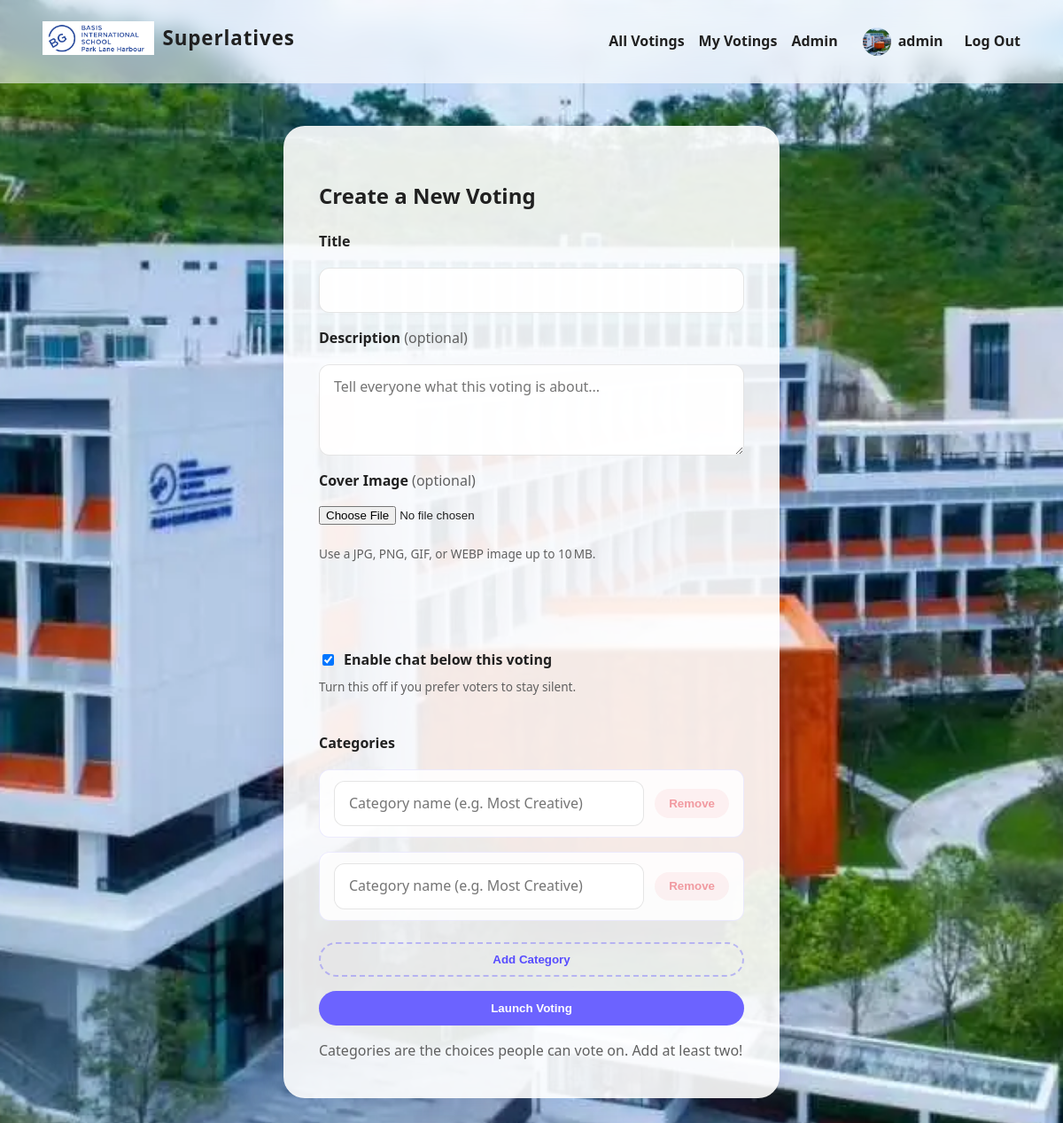
Page /polls/new (signed in) on the committed database.
### app.py (models this page shows, shortened)
class User(db.Model):
    id = db.Column(db.Integer, primary_key=True)
    name = db.Column(db.String(80), unique=True, nullable=False)
    password_hash = db.Column(db.String(255), nullable=False)
    profile_image = db.Column(db.String(255), nullable=True)
    is_admin = db.Column(db.Boolean, nullable=False, default=False, server_default="0")
    is_frozen = db.Column(db.Boolean, nullable=False, default=False, server_default="0")
    violation_count = db.Column(
        db.Integer, nullable=False, default=0, server_default="0"
    )
    polls = db.relationship("Poll", backref="creator", lazy=True)
    votes = db.relationship("Vote", backref="voter", lazy=True)

### app.py (the view, shortened to what this page needs)
    @app.route("/polls/new", methods=["GET", "POST"])
    @login_required
    def new_poll():
        prefill_title = ""
        prefill_description = ""
        prefill_options = ["", ""]
        prefill_chat_enabled = True
        prefill_cover_image = ""
        return render_template(
            "new_poll.html",
            prefill_title=prefill_title,
            prefill_description=prefill_description,
            prefill_options=prefill_options,
            prefill_chat_enabled=prefill_chat_enabled,
            prefill_cover_image=prefill_cover_image,
        )

### app.py (called while the page is built)
def current_user() -> Optional[User]:
    user_id = session.get("user_id")
    if user_id is None:
        return None
    return User.query.get(user_id)

def login_required(func):
    from functools import wraps
    @wraps(func)
    def wrapped(*args, **kwargs):
        if current_user() is None:
            flash("Please log in first.", "warning")
            return redirect(url_for("login", next=request.url))
        return func(*args, **kwargs)
    return wrapped

### templates/new_poll.html (shortened to what this page needs)
{% extends "base.html" %}
{% block content %}
<section class="card form-card">
  <h1>Create a New Voting</h1>
  <form method="post" enctype="multipart/form-data">
    <label for="title">Title</label>
    <input
      id="title"
      name="title"
      type="text"
      value="{{ prefill_title }}"
      required
    />
    <label for="description">Description <span class="optional">(optional)</span></label>
    <textarea
      id="description"
      name="description"
      rows="3"
      placeholder="Tell everyone what this voting is about..."
    >{{ prefill_description | default('', true) | trim }}</textarea>
    <label for="cover_image">Cover Image <span class="optional">(optional)</span></label>
    <input id="cover_image" name="cover_image" type="file" accept="image/*" />
    <p class="input-footnote">Use a JPG, PNG, GIF, or WEBP image up to 10 MB.</p>
    <div
      class="cover-upload"
      data-initial-url="{% if prefill_cover_image %}{{ url_for('static', filename=prefill_cover_image) }}{% endif %}"
    >
      <div class="cover-upload-status">
      </div>
    </div>
    <div class="toggle-field">
      <label class="checkbox">
        <input
          type="checkbox"
          name="chat_enabled"
          {% if prefill_chat_enabled %}checked{% endif %}
        />
        Enable chat below this voting
      </label>
      <p class="input-footnote">
        Turn this off if you prefer voters to stay silent.
      </p>
    </div>
    <label>Categories</label>
    <div class="options-container" id="options-container">
      {% set options = prefill_options if prefill_options and prefill_options|length > 0 else ["", ""] %}
      {% for option in options %}
      <div class="option-row">
        <div class="option-field option-name">
          <input
            type="text"
            name="options[]"
            value="{{ option }}"
            placeholder="Category name (e.g. Most Creative)"
            required
          />
        </div>
        <button type="button" class="remove-option" aria-label="Remove category">
          Remove
        </button>
      </div>
      {% endfor %}
    </div>
    <button type="button" class="button secondary" id="add-option">Add Category</button>
    <button class="button" type="submit">Launch Voting</button>
  </form>
  <p class="form-footnote">
    Categories are the choices people can vote on. Add at least two!
  </p>
</section>
{% endblock %}

### templates/base.html (shortened to what this page needs)
{% import "macros/avatar.html" as avatar %}
<!doctype html>
<html lang="en">
  <head>
    <link rel="stylesheet" href="{{ url_for('static', filename='css/styles.css') }}" />
  </head>
  <body>
    <nav class="navbar">
      <div class="brand">
        <a href="{{ url_for('index') }}">
          <img
            class="brand-logo"
            src="{{ url_for('static', filename='uploads/theim.png') }}"
            alt="Superlatives logo"
          />
          <span class="brand-name">Superlatives</span>
        </a>
      </div>
      <div class="nav-links">
        <a
          href="{{ url_for('index') }}"
          class="{% if request.endpoint == 'index' %}active{% endif %}"
        >
          All Votings
        </a>
        {% if current_user %}
        <a
          href="{{ url_for('my_polls') }}"
          class="{% if request.endpoint == 'my_polls' %}active{% endif %}"
        >
          My Votings
        </a>
        {% if current_user_is_admin %}
        <a
          href="{{ url_for('admin_dashboard') }}"
          class="{% if request.endpoint == 'admin_dashboard' %}active{% endif %}"
        >
          Admin
        </a>
        {% endif %}
        <div class="nav-account">
          <a
            href="{{ url_for('profile') }}"
            class="profile-link {% if request.endpoint == 'profile' %}active{% endif %}"
          >
            {{ avatar.render(current_user, "xs") }}
            <span class="profile-name">{{ current_user.name }}</span>
          </a>
          <a class="logout-link" href="{{ url_for('logout') }}">Log Out</a>
        </div>
        {% else %}
        <a href="{{ url_for('login') }}">Log In</a>
        <a href="{{ url_for('register') }}">Register</a>
        {% endif %}
      </div>
    </nav>
    <main class="content">
      {% block content %}{% endblock %}
    </main>
  </body>
</html>

### templates/macros/avatar.html
{% macro render(user, size="md", extra_classes="") %}
  {% set name = user.name if user else "?" %}
  {% set profile_image = user.profile_image if user else None %}
  {% set classes = "avatar avatar-" ~ size %}
  {% if extra_classes %}
    {% set classes = classes ~ " " ~ extra_classes %}
  {% endif %}
  {% if profile_image %}
    <span class="{{ classes }} avatar-has-image">
      <img
        src="{{ url_for('static', filename=profile_image) }}"
        alt="{{ name }} profile image"
        loading="lazy"
      />
    </span>
  {% else %}
    <span class="{{ classes }} avatar-initial" aria-hidden="true">
      {{ name[:1]|upper }}
    </span>
  {% endif %}
{% endmacro %}

### static/css/styles.css (style rules this page uses)
:root { color-scheme: light; font-family: "Segoe UI", Roboto, Helvetica, Arial, sans-serif; font-size: 16px; line-height: 1.6; --primary: #6c63ff; --primary-dark: #584dff; --card-bg: rgba(255, 255, 255, 0.9); --text-color: #202020; --muted: #606060; --danger: #e63946; --success: #2a9d8f; --warning: #f4a261; }
* { box-sizing: border-box; }
body { min-height: 100vh; margin: 0; background-color: #000; background-image: url("../uploads/myim.webp"); background-repeat: no-repeat; background-position: center; background-size: cover; background-attachment: fixed; color: var(--text-color); position: relative; }
.navbar { display: flex; justify-content: space-between; align-items: center; padding: 1.5rem 3rem; position: sticky; top: 0; backdrop-filter: blur(12px); background: rgba(255, 255, 255, 0.6); z-index: 10; }
.navbar a { color: var(--text-color); text-decoration: none; font-weight: 600; transition: color 0.2s ease; }
.brand a { display: inline-flex; align-items: center; gap: 0.6rem; font-size: 1.4rem; letter-spacing: 0.04em; }
.brand-logo { height: 2.4rem; width: auto; display: block; }
.brand-name { font-weight: 700; color: var(--text-color); }
.nav-links { display: flex; gap: 1rem; align-items: center; }
.nav-account { display: flex; align-items: center; gap: 0.75rem; }
.profile-link { display: inline-flex; align-items: center; gap: 0.5rem; padding: 0.35rem 0.75rem; border-radius: 999px; background: transparent; font-weight: 600; transition: background 0.2s ease, color 0.2s ease; }
.profile-name { font-weight: 600; }
.logout-link { color: var(--danger); font-weight: 600; }
.avatar { border-radius: 50%; display: inline-flex; align-items: center; justify-content: center; font-weight: 700; text-transform: uppercase; color: #fff; background: linear-gradient(135deg, #6c63ff 0%, #31c6f6 100%); box-shadow: 0 2px 6px rgba(17, 24, 39, 0.08); }
.avatar-has-image { background: transparent; box-shadow: none; }
.avatar-has-image img { width: 100%; height: 100%; display: block; border-radius: 50%; object-fit: cover; }
.avatar-xs { width: 32px; height: 32px; font-size: 0.85rem; }
.content { max-width: 960px; margin: 3rem auto; padding: 0 1.5rem 4rem; }
.card { background: var(--card-bg); border-radius: 24px; padding: 2.5rem; box-shadow: 0 20px 45px rgba(86, 98, 163, 0.2); }
.button { display: inline-block; padding: 0.75rem 1.5rem; border-radius: 999px; background: var(--primary); color: white; font-weight: 600; text-decoration: none; border: none; cursor: pointer; transition: transform 0.15s ease, box-shadow 0.15s ease, background 0.15s ease; }
form { display: grid; gap: 1rem; }
label { font-weight: 600; }
input[type="text"], input[type="password"], textarea { width: 100%; padding: 0.75rem 1rem; border-radius: 12px; border: 1px solid rgba(0, 0, 0, 0.1); font: inherit; background: rgba(255, 255, 255, 0.95); }
textarea { resize: vertical; }
.optional { font-weight: 400; color: var(--muted); }
.form-footnote { margin: 1rem 0 0; color: var(--muted); }
.input-footnote { margin: 0.35rem 0 0; font-size: 0.85rem; color: var(--muted); }
.toggle-field { margin: 1.5rem 0; }
.checkbox { display: inline-flex; align-items: center; gap: 0.5rem; font-weight: 600; }
.options-container { display: grid; gap: 1rem; }
.option-row { display: flex; gap: 0.75rem; align-items: center; flex-wrap: wrap; background: rgba(255, 255, 255, 0.85); border-radius: 12px; padding: 0.75rem 1rem; border: 1px solid rgba(108, 99, 255, 0.12); }
.option-field { display: flex; flex: 1; }
.option-name input { flex: 1; }
.remove-option { border: none; background: rgba(230, 57, 70, 0.12); color: var(--danger); font-weight: 600; padding: 0.55rem 1rem; border-radius: 999px; cursor: pointer; transition: background 0.15s ease, transform 0.1s ease; }
.remove-option:disabled { opacity: 0.5; cursor: not-allowed; }
.button.secondary { background: transparent; color: var(--primary-dark); border: 2px dashed rgba(108, 99, 255, 0.4); padding: 0.65rem 1.5rem; margin-top: 0.5rem; }
.form-card { max-width: 560px; margin: 0 auto; }
.cover-upload { display: grid; gap: 0.75rem; margin-top: 0.75rem; }
.cover-upload-status { display: flex; align-items: center; gap: 0.75rem; min-height: 28px; }

### rows in the picture
User: profile_image (picture), name "admin"
